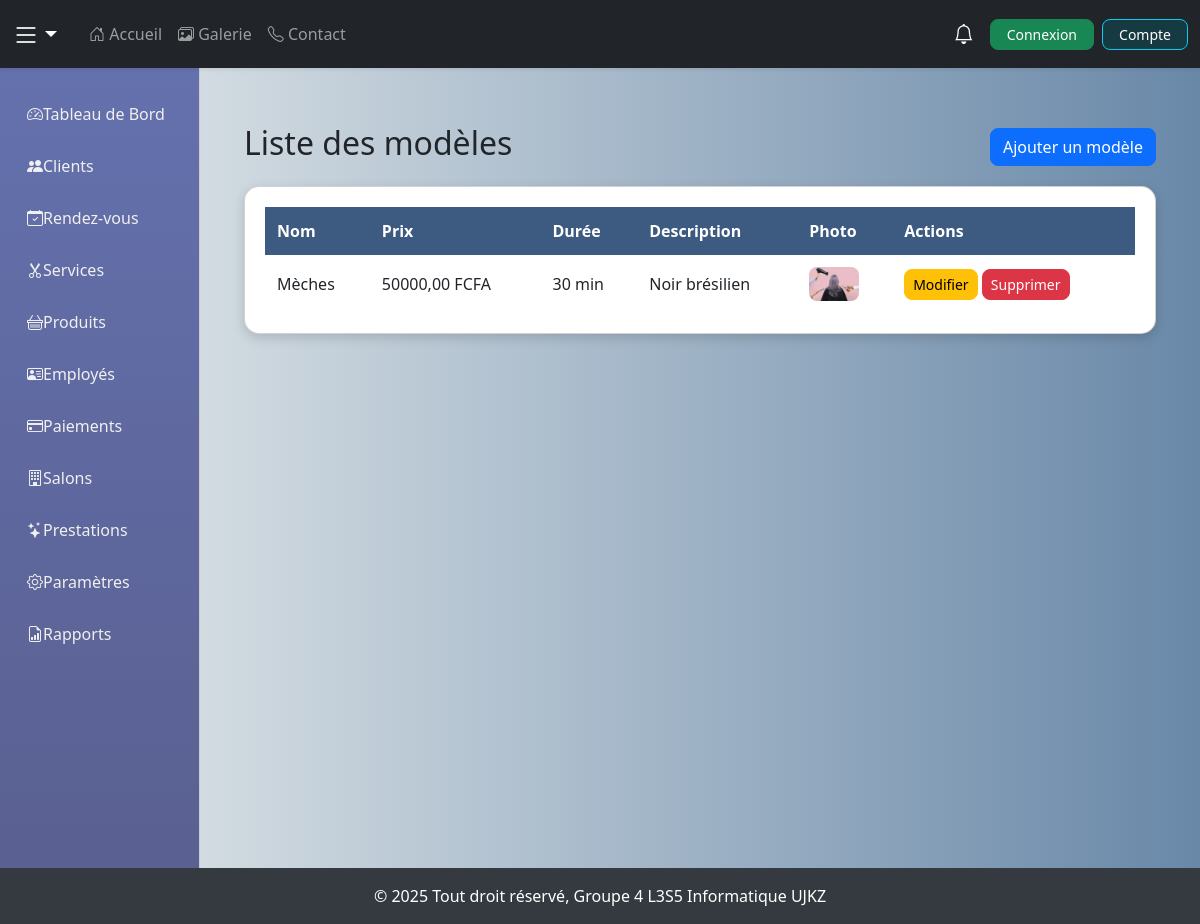
Page /modeles/ on the earlier database version.
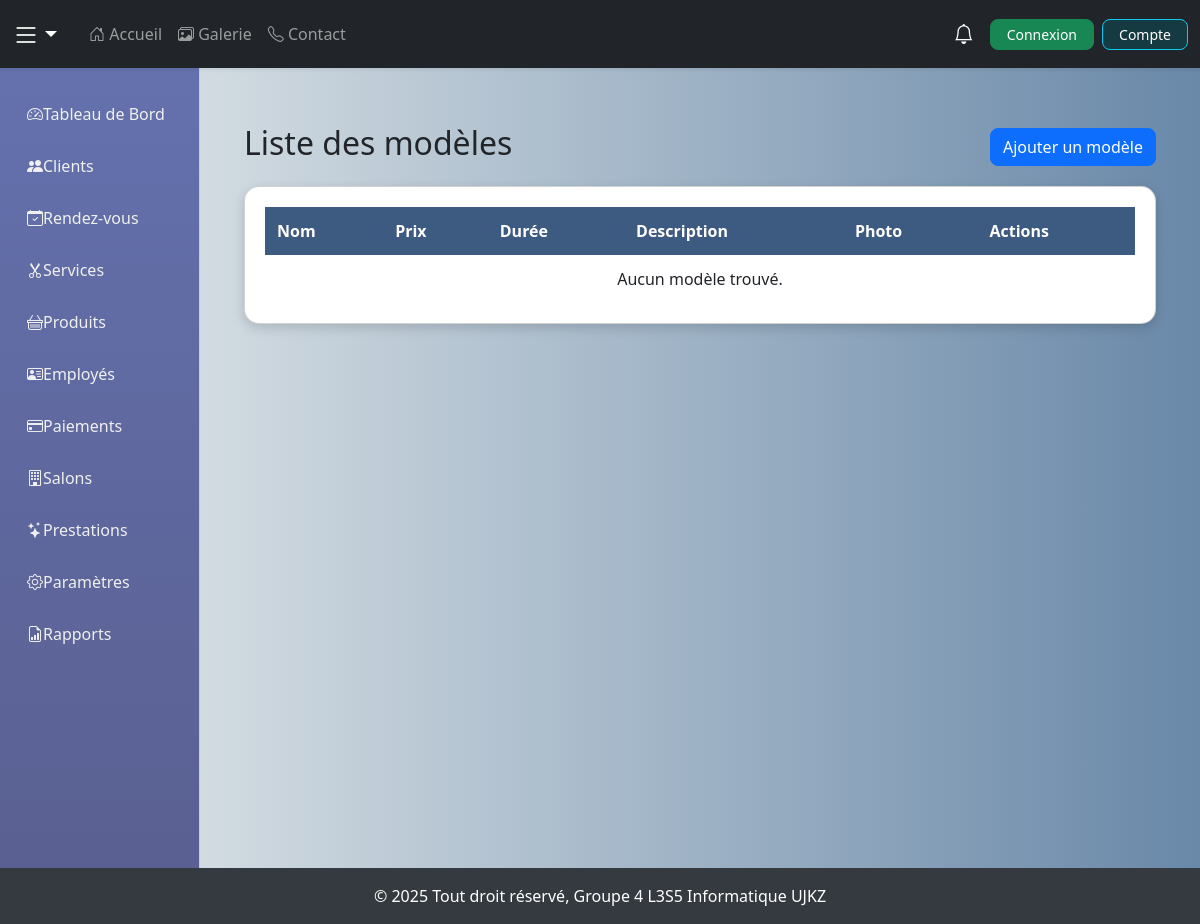
Same page on the later database version.
### coiffure/models.py (models this page shows, shortened)
class ModeleCoiffure(models.Model):
    nom = models.CharField(max_length=100, verbose_name="Nom du modèle")
    description = models.TextField(blank=True, verbose_name="Description")
    prix = models.DecimalField(max_digits=20, decimal_places=2, verbose_name="Prix")
    duree = models.IntegerField(verbose_name="Durée (minutes)")
    photo = models.ImageField(upload_to='modeles/', blank=True, null=True, verbose_name="Photo du modèle")

### coiffure/views.py (the view)
# urls.py: path('modeles/', views.liste_modeles, name='liste_modeles'),
def liste_modeles(request):
    modeles = ModeleCoiffure.objects.all()
    return render(request, "coiffure/modele/liste_modeles.html", {"modeles": modeles})

### coiffure/context_processors.py (called while the page is built)
def notifications(request):
    if request.user.is_authenticated:
        user_notifications = Notification.objects.filter(utilisateur=request.user)
        notifs_non_lues = user_notifications.filter(lu=False).count()
        notifications_recents = user_notifications.order_by('-date')[:5]
    else:
        notifications_recents = []
        notifs_non_lues = 0
    return {
        'notifications': notifications_recents,
        'notif_count': notifs_non_lues,  # <- renommer ici pour ton template
    }

### coiffure/templates/coiffure/modele/liste_modeles.html (shortened to what this page needs)
{% extends "coiffure/base.html" %}
{% block content %}
<div class="container mt-4">
  <div class="d-flex justify-content-between align-items-center mb-3">
    <h2>Liste des modèles</h2>
    <a href="{% url 'ajouter_modele' %}" class="btn btn-primary">Ajouter un modèle</a>
  </div>
  <div class="card">
    <table>
      <thead>
        <tr>
          <th>Nom</th>
          <th>Prix</th>
          <th>Durée</th>
          <th>Description</th>
          <th>Photo</th>
          <th>Actions</th>
        </tr>
      </thead>
      <tbody>
        {% for modele in modeles %}
          <tr>
            <td>{{ modele.nom }}</td>
            <td>{{ modele.prix|floatformat:2 }} FCFA</td>
            <td>{{ modele.duree }} min</td>
            <td>{{ modele.description }}</td>
            <td>
              {% if modele.photo %}
                <img src="{{ modele.photo.url }}" width="50" alt="{{ modele.nom }}">
              {% else %}
                -
              {% endif %}
            </td>
            <td>
              <a href="{% url 'modifier_modele' modele.id %}" class="btn btn-sm btn-warning">Modifier</a>
              <a href="{% url 'supprimer_modele' modele.id %}" class="btn btn-sm btn-danger"
                 onclick="return confirm('Voulez-vous vraiment supprimer ce modèle ?');">Supprimer</a>
            </td>
          </tr>
        {% empty %}
          <tr>
            <td colspan="6" class="text-center">Aucun modèle trouvé.</td>
          </tr>
        {% endfor %}
      </tbody>
    </table>
  </div>
</div>
{% endblock %}

Differences in the rows shown:
removed ModeleCoiffure: nom "Mèches", prix "50000,00", duree "30", description "Noir brésilien", photo (picture)
Other differences:
text now shown: "Aucun modèle trouvé."
